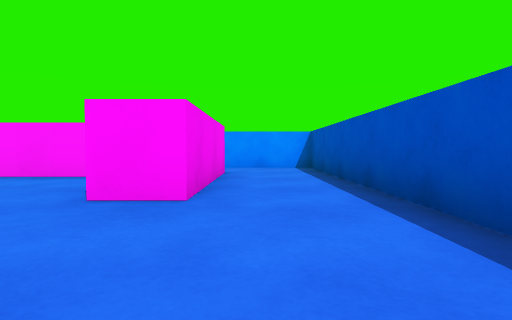
[1] (above)

21 first-person views from a walk through a 3-D level made in the Unity game engine. The camera is 0.51 m above the floor, tilts 2° down and sees 80° across. The floor is counted in squares, 1 m on a side. Each view is taken from the middle of a square. On the plan, view 1 faces up. The plan holds only what a view shows up to about 9 squares ahead; the rest is blank. The player is left out.

[2]
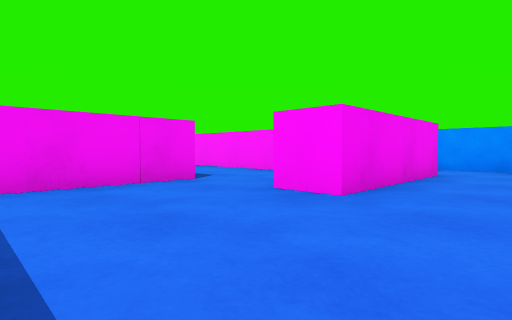

[3]
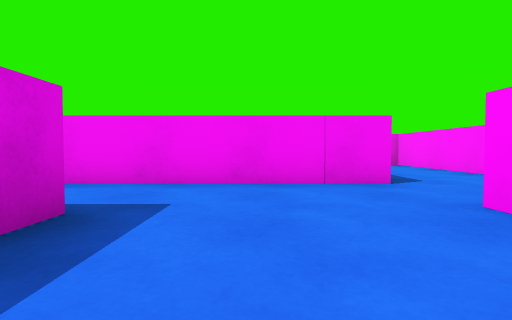

[4]
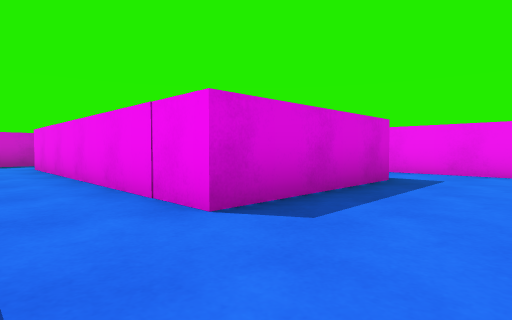

[5]
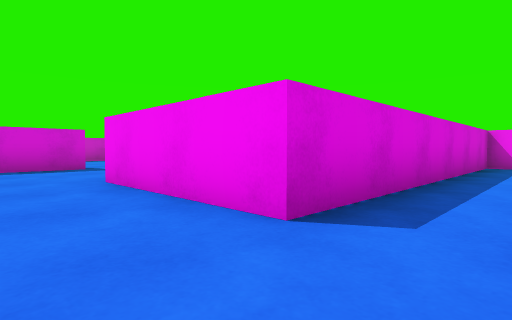

[6]
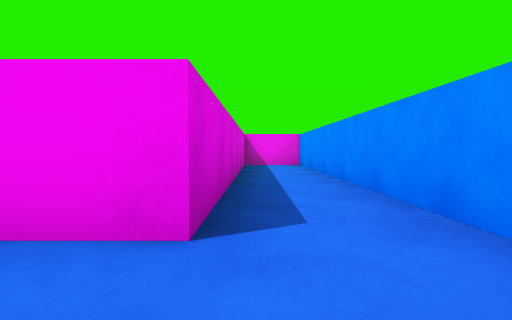

[7]
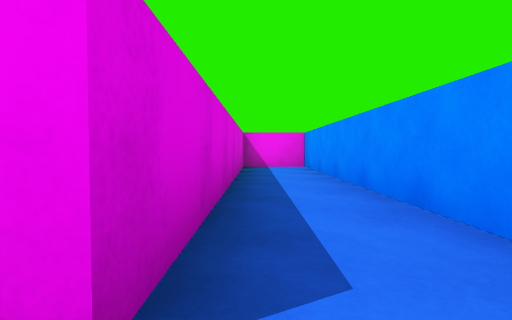

[8]
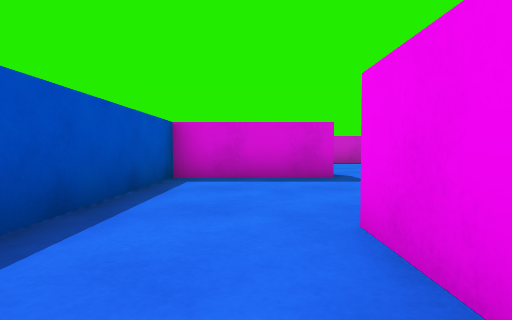

[9]
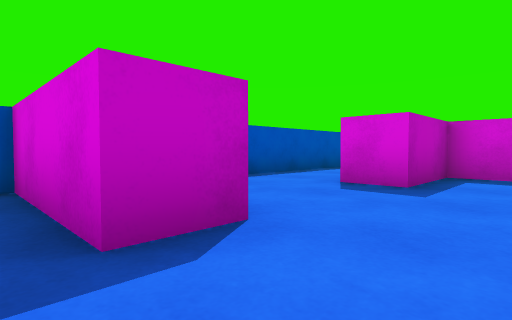

[10]
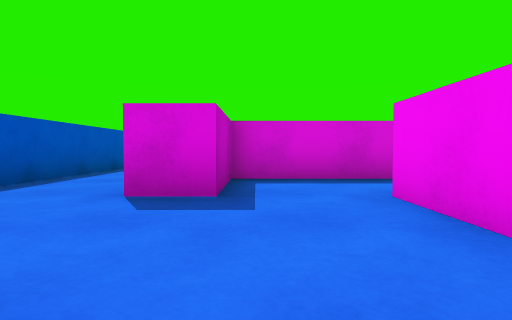

[11]
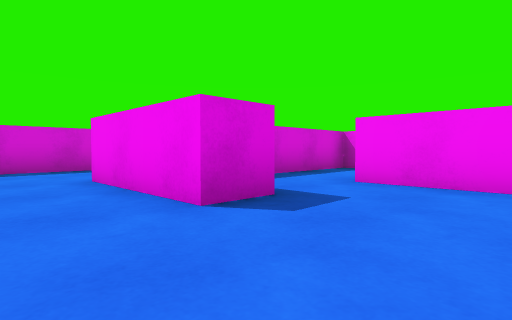

[12]
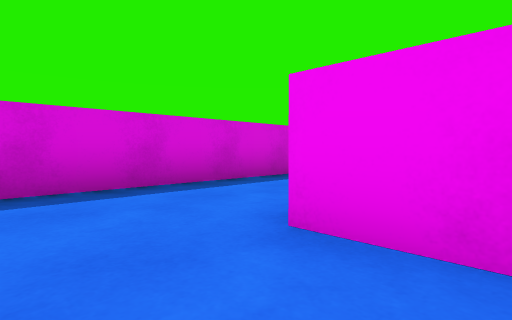

[13]
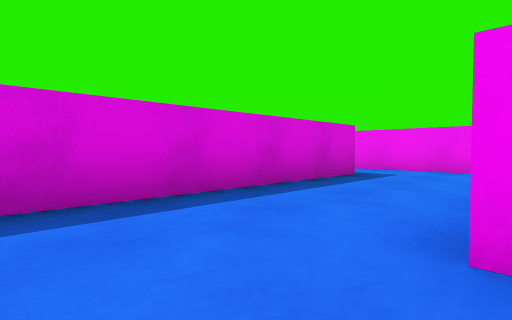

[14]
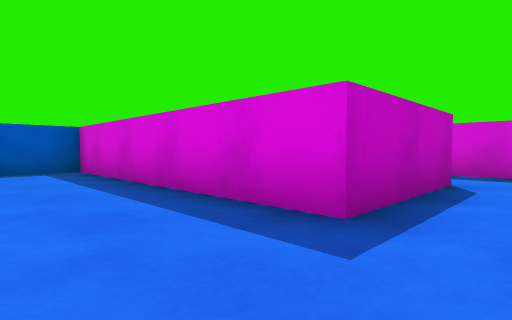

[15]
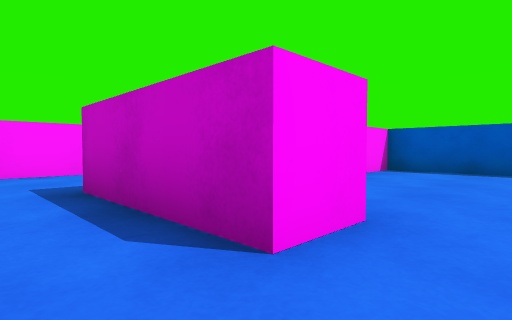

[16]
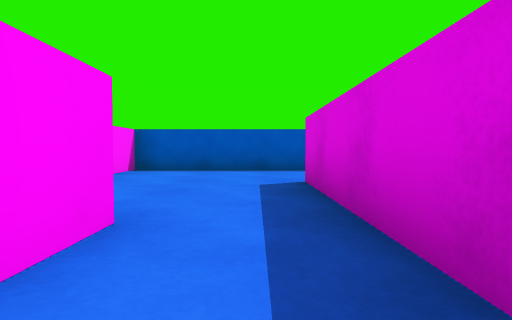

[17]
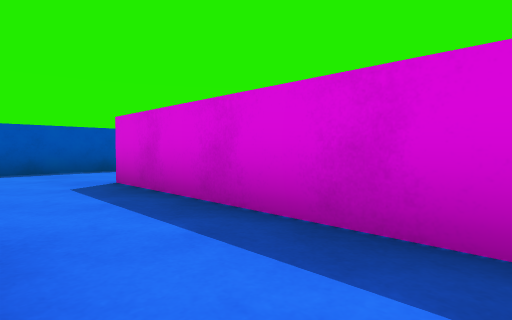

[18]
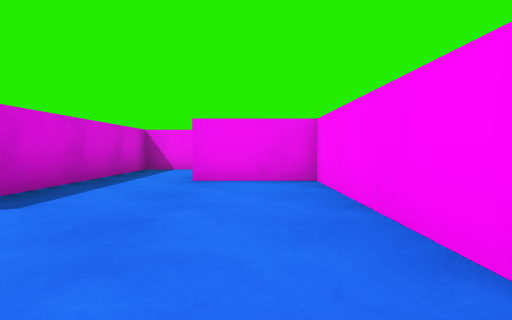

[19]
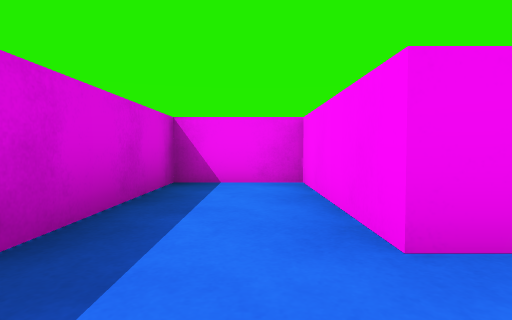

[20]
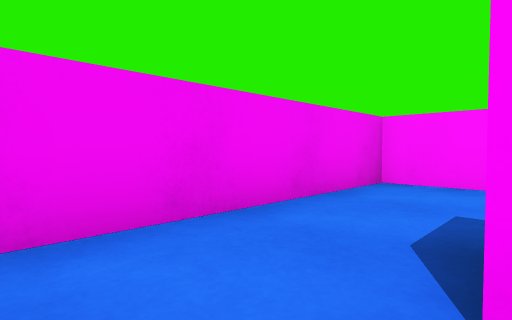

[21]
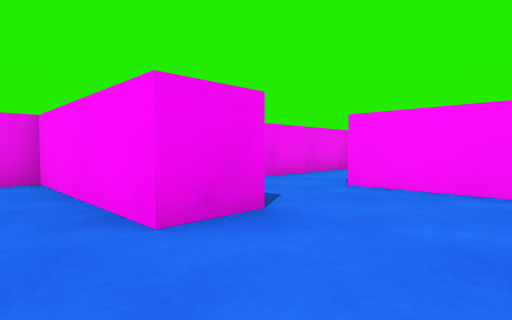

### Floor plan
Key: @ floor where view 1 was taken; # wall or solid block; . floor; B block.
Columns run from 11 left of view 1 to 2 right of it. Each row starts with its distance up from view 1.
  9   ############
  8   #..........#
  7   #..........#
  6   #########..#
  5   #.......#..#
  4   #.......#..#
  3   #.####.....#
  2   #.####.....#
  1   #....#.....#
  0   # #..#...@.#
 -1  ####..#..####
 -2 B......#.....
 -3        #.....
 -4     ####.....#
 -5     #.....#..#
 -6     #.....#..#
 -7     #######..#
 -8     #........#
 -9     #........#
-10     #.########
-11     #.########
-12      .##.....#
-13      .##.....#
-14     #........#
-15     #######..#
-16             .#

Where each view was taken, in squares from view 1:
view 1: 0 up, 0 right, facing up
view 2: 0 up, 1 right, facing up-left
view 3: 1 up, 1 right, facing left
view 4: 5 up, 2 left, facing down-left
view 5: 8 up, 1 right, facing down-left
view 6: 7 up, 1 right, facing left
view 7: 7 up, 0 right, facing left
view 8: 5 up, 0 right, facing down
view 9: 0 up, 3 left, facing down-right
view 10: 1 down, 2 left, facing down
view 11: 2 down, 1 right, facing down-left
view 12: 6 down, 1 right, facing down-left
view 13: 7 down, 1 right, facing down-left
view 14: 8 down, 6 left, facing down-right
view 15: 14 down, 6 left, facing up-right
view 16: 14 down, 6 left, facing right
view 17: 13 down, 6 left, facing down-right
view 18: 12 down, 1 right, facing left
view 19: 5 down, 2 left, facing left
view 20: 1 up, 7 left, facing up-left
view 21: 2 down, 5 left, facing up-left
